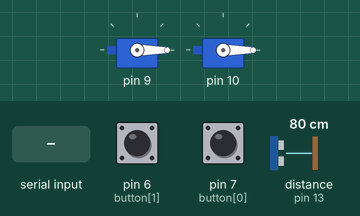
Recording of a sketch running on a simulated Arduino Uno, built with avr-gcc and run on an emulated ATmega328P. On the bench: 2 × servo. The inputs (shaded band) are chosen by the test bench; at power-on: pin 6 (button[1]) HIGH, pin 7 (button[0]) HIGH, distance to the obstacle (sensor on pin 13) 80 cm. The echo pulse lasts 58.3 µs per cm; what the sketch prints to the serial monitor is not drawn.

Above: at 1.2 s.
1.3 s: "90,45\n" received over Serial
At 2.4 s:
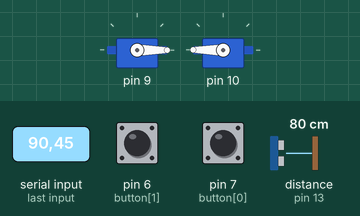
2.8 s: pin 6 (button[1]) pulled LOW for 0.15 s
At 3.5 s:
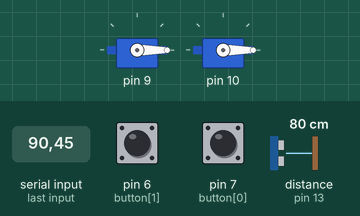
4.4 s: "30,150\n" received over Serial
At 4.9 s:
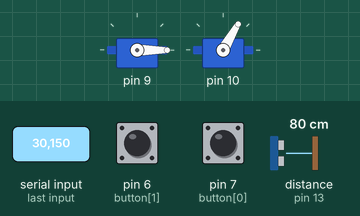
5.9 s: "5\n" received over Serial
At 7.1 s:
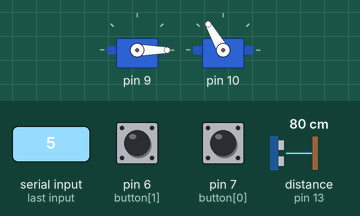
7.4 s: "90\n" received over Serial
At 8.2 s:
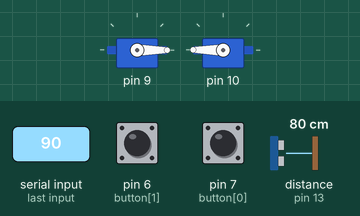
Timing chart, 0 to 9.9 s (numbered marks = the images above; inputs shaded):
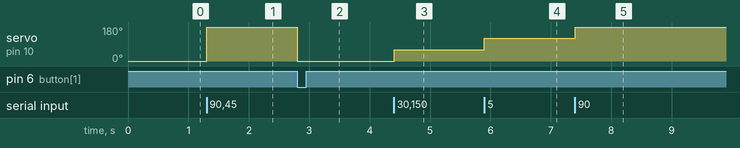

The sketch:

arduino_servo.ino
```cpp
#include <Servo.h>

Servo servo[2];
int button[] = {7, 6};
int echo = 13;
int trig = 12;
int prevDist = -1;

int angle[2];

int id = 0;
boolean pillsTaken = true;
int startTime;

void setup() {
  Serial.begin(9600);
  servo[0].attach(9);
  servo[1].attach(10);

  for(int i = 0; i < 2; i++) {
    pinMode(button[i], INPUT);
    servo[i].write(0);
    angle[i] = 0;
  }

  pinMode(trig, OUTPUT);
  pinMode(echo, INPUT);

  digitalWrite(trig, LOW);

  delayMicroseconds(2);
}

void loop() {

  //while(!Serial.available());
  if(Serial.available()) {
    int value = Serial.read() - 48;

    int numPills = value <= 3 ? value: value - 4;
    id = value <= 3 ? 0 : 1;

    angle[id] += numPills*60;

    if(angle[id] > 180) {
      angle[id] = 180;
    }

    servo[id].write(angle[id]);

    pillsTaken = false;
    startTime = millis();
  }


  //Serial.println(getDistance());
  if(!pillsTaken && millis() - startTime > 500 && getDistance() > 10) {
    pillsTaken = true;

    for(int  i = 0; i < 3; i++) {
      if(getDistance() < 10) {
        pillsTaken = false;
      }
    }

    if(pillsTaken) {
      Serial.print(id);
    }
    //pillsTaken = true;
  }

  //blue guy
  if(buttonPressed(0)) {
    servo[0].write(0);
    angle[0] = 0;
    //pillsTaken = false;
  }

  //black servo
  if(buttonPressed(1)) {
    servo[1].write(0);
    angle[1] = 0;
    //pillsTaken = false;
  }
}

bool buttonPressed(int index) {
  static int previous[] = {0, 0};
  int current = digitalRead(button[index]);

  if(previous[index] == 1 && current == 0) {
    previous[index] = current;
    return true;
  }

  previous[index] = current;
  return false;
}

int getDistance() {
  int returnTime;
  int distance;


  digitalWrite(trig, HIGH);
  delayMicroseconds(10);
  digitalWrite(trig, LOW);

  returnTime = pulseIn(echo, HIGH);

  //Distance in cm
  return returnTime*0.0343/2;
}
```

Measured:
- after the input at 1.3 s, servo on pin 10: 0° → 180° at once
- after the input at 2.8 s, servo on pin 10: 180° → 0° at once
- after the input at 4.4 s, servo on pin 10: 0° → 60° at once
- after the input at 5.9 s, servo on pin 10: 60° → 120° at once
- after the input at 7.4 s, servo on pin 10: 120° → 180° at once
